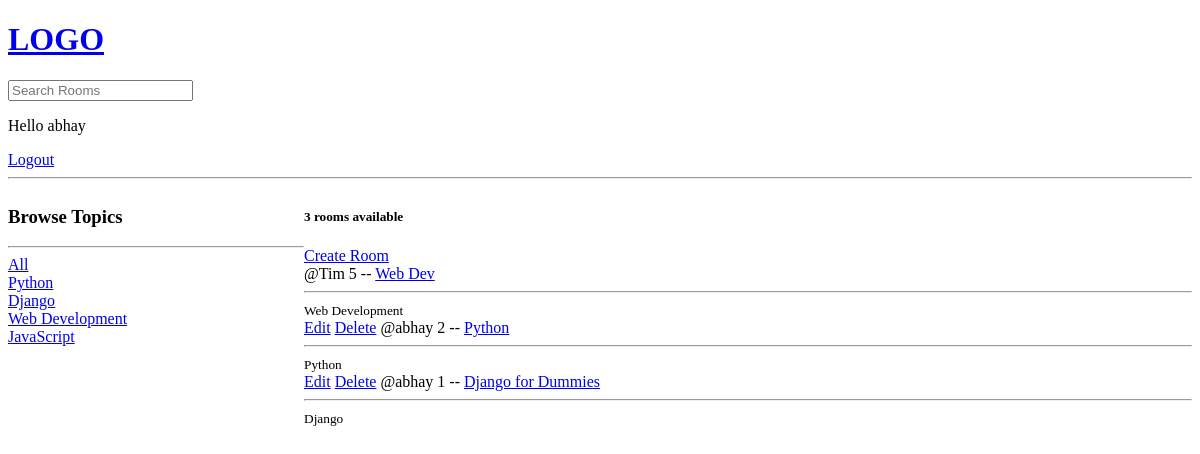
The app's page / (signed in), older data.
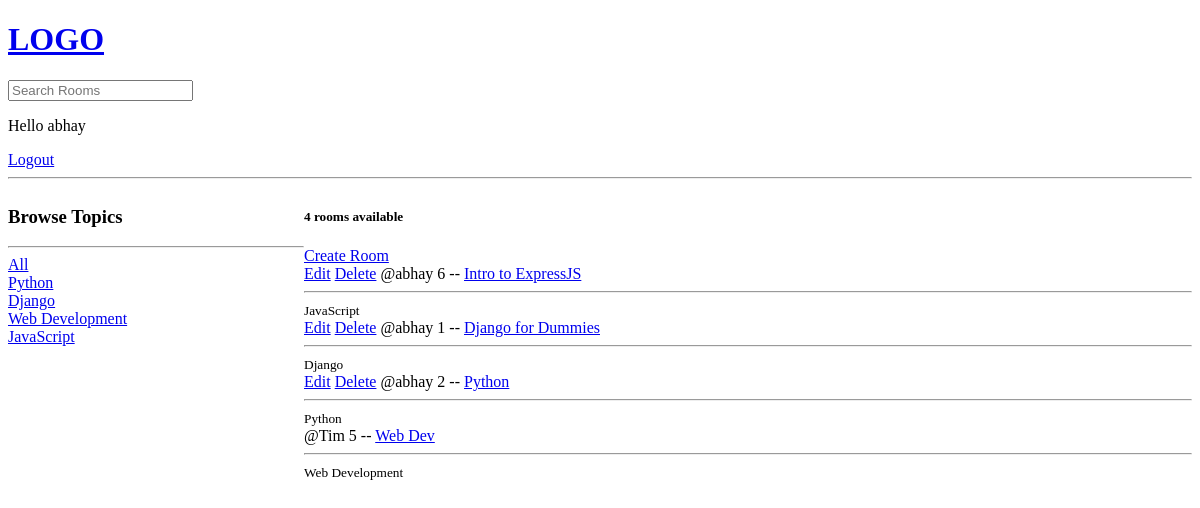
The same page, newer data.
### base/models.py (models this page shows, shortened)
class Topic(models.Model):
	name = models.CharField(max_length=200)

class Room(models.Model):
	host = models.ForeignKey(User, null=True, on_delete=models.SET_NULL)
	topic = models.ForeignKey(Topic, null=True, on_delete=models.SET_NULL)
	name = models.CharField(max_length=200)
	description = models.TextField(null=True, blank=True)
	participants = models.ManyToManyField(User, related_name='participants', blank=True)
	updated = models.DateTimeField(auto_now=True)
	created = models.DateTimeField(auto_now_add=True)
	class Meta:
		ordering = ['-updated', '-created']

### base/views.py (the view)
# urls.py: path('', views.home, name="home"),
def home(request):
    q = request.GET.get('q') if request.GET.get('q') != None else ''
    rooms = Room.objects.filter(Q(topic__name__icontains=q) | Q(name__icontains=q) | Q(description__icontains=q))
    room_count = rooms.count()
    topics = Topic.objects.all()
    context = {'rooms': rooms, 'topics': topics, 'room_count': room_count}
    return render(request, 'base/home.html', context)

### base/templates/base/home.html (shortened to what this page needs)
{% extends 'main.html' %} {% block content %}
<div class="home-container">
    <div>
        <h3>Browse Topics</h3>
        <hr />
        <div>
            <a href="{% url 'home' %}">All</a>
        </div>
        {% for topic in topics %}
        <div>
            <a href="{% url 'home' %}?q={{topic.name}}">{{topic.name}}</a>
        </div>
        {% endfor %}
    </div>
    <div>
        <h5>{{room_count}} rooms available</h5>
        <a href="{% url 'create-room' %}">Create Room</a>
        <div>
            {% for room in rooms %}
            <div>
                {% if request.user == room.host %}
                <a href="{% url 'update-room' room.id %}">Edit</a>
                <a href="{% url 'delete-room' room.id %}">Delete</a>
                {% endif %}
                <span>@{{room.host.username}}</span>
                {{room.id}} --
                <a href="{% url 'room' room.id %}">{{room.name}}</a>
                <hr />
                <small>{{room.topic.name}}</small>
            </div>
            {% endfor %}
        </div>
    </div>
</div>
{% endblock content %}

Row changes from the older to the newer data that the page shows:
added Room: shows "Edit", host.username "abhay", id "6", name "Intro to ExpressJS", topic.name "JavaScript"
changed Room "Django for Dummies": moves up the list
changed Room "Python": moves down the list
Text that changed along with them:
{{ room_count }}: "3" → "4"
